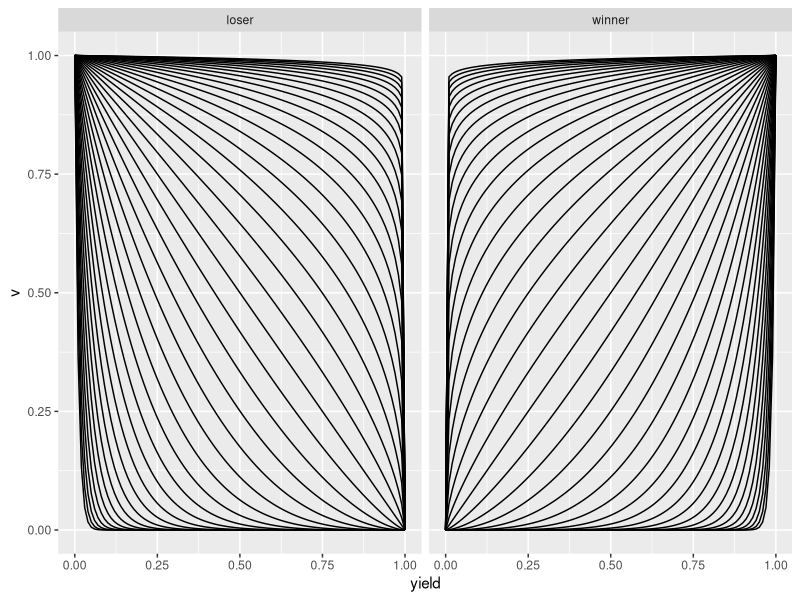
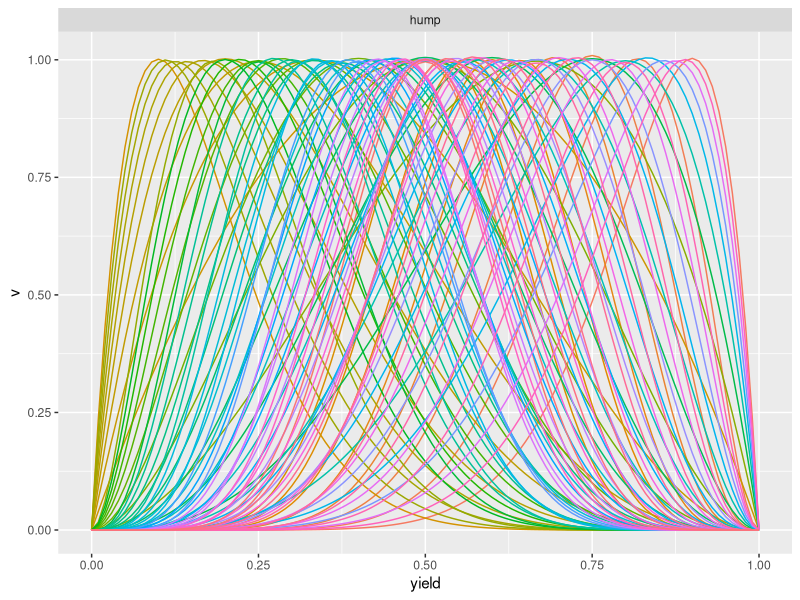
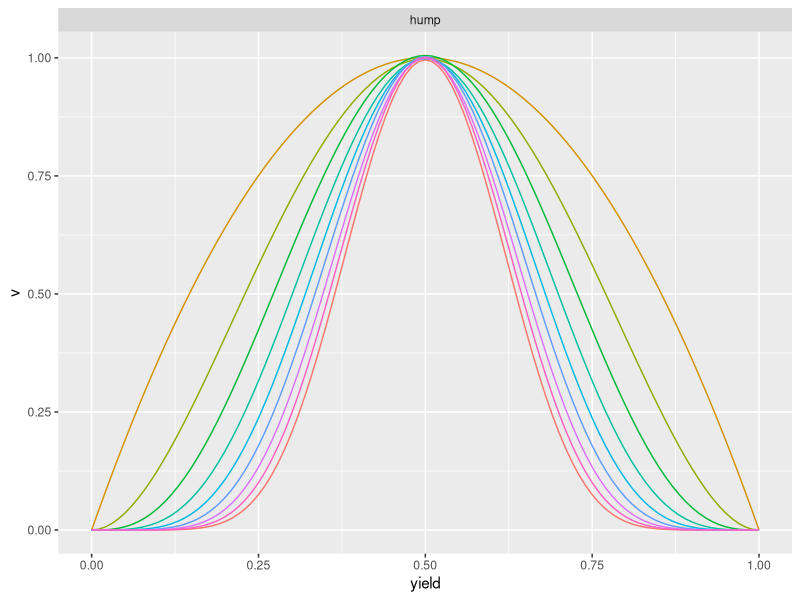
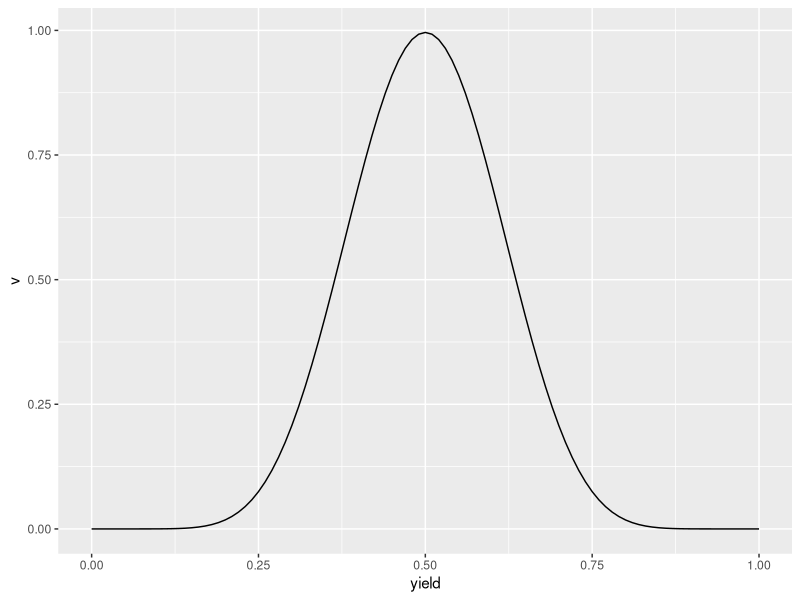

Here is the R script that generated these plots, in order: (Note: this script raises an error after producing the figures.)
library(ggplot2)
library(data.table)
setwd("C:/Users/qiaoh/GIT/LSS_Project/lss")

yield.function<-function(type="loser"){
  #a is seq(0.1, 10, by=0.1)
  if (type=="loser"){
    f<-function(yield=0, parameters=list("a"=1)){
      (-yield+1)^parameters[["a"]]
    }
  }
  
  if (type=="winner"){
    f<-function(yield=0, parameters=list("a"=1)){
      yield^parameters[["a"]]
    }
  }
  
  if (type=="hump"){
    f<-function(yield=0,
                parameters=list("alpha"=2, "beta"=10)){
      alpha<-parameters[["alpha"]]
      beta<-parameters[["beta"]]
      max<-rbeta(10e5, alpha, beta)
      max<-max(density(max)$y)
      dbeta(yield,
            shape1=alpha,
            shape2=beta)/max
    }
  }  
  f
}

#need a better scale
a<-10^seq(0, 2, 0.1)
a<-c(1/a, a)
yield<-seq(0, 1, by=0.01)
type<-c("loser", "winner")
coms<-data.table(expand.grid(a=a, type=type))
all_curves<-list()
for (i in c(1:nrow(coms))){
  f<-yield.function(type=coms[i]$type)
  lines<-data.table(yield=yield, 
                    v=f(yield, parameters=list("a"=coms[i]$a)),
                    a=coms[i]$a,
                    type=coms[i]$type)
  all_curves[[i]]<-lines
}
all_curves<-rbindlist(all_curves)
ggplot(all_curves)+geom_line(aes(x=yield, y=v, group=a))+
  facet_wrap(~type)

alpha<-c(2:10)
beta<-c(2:10)
alpha_beta<-data.table(expand.grid(alpha=alpha, beta=beta))

type<-"hump"
f<-yield.function(type=type)
all_curves<-list()
for (i in c(1:nrow(alpha_beta))){
  print(paste(i, nrow(alpha_beta)))
  lines<-data.table(yield=yield, 
                    v=f(yield,
                    parameters=list(
                      "alpha"=alpha_beta[i]$alpha,
                      "beta"=alpha_beta[i]$beta)),
                    alpha=alpha_beta[i]$alpha,
                    beta=alpha_beta[i]$beta,
                    type=type)
  all_curves[[i]]<-lines
}

all_curves<-rbindlist(all_curves)
all_curves$label<-paste(all_curves$alpha, all_curves$beta)
ggplot(all_curves)+geom_line(aes(x=yield, y=v, color=label))+
  facet_wrap(~type)+
  theme(legend.position = "none")

ggplot(all_curves[alpha==beta])+geom_line(aes(x=yield, y=v, color=label))+
  facet_wrap(~type)+
  theme(legend.position = "none")

ggplot(lines)+geom_line(aes(x=yield, y=v))
sp.conf<-list(yield.function=yield.function(type="loser", parameters=list(a=10)))
sp.conf[["fc.i"]]<-sp.conf$yield.function(0, parameters=list(a=10))
sp.conf[["fc.e"]]<-sp.conf$yield.function(0.05, parameters=list(a=10))

sp.list<-list(sp.conf)
